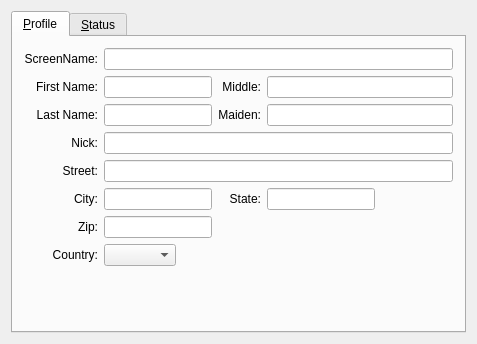
<ui version="4.0" >
 <class>AIMInfoBase</class>
 <widget class="QWidget" name="AIMInfoBase" >
  <property name="geometry" >
   <rect>
    <x>0</x>
    <y>0</y>
    <width>477</width>
    <height>344</height>
   </rect>
  </property>
  <property name="windowTitle" >
   <string>Form1</string>
  </property>
  <layout class="QVBoxLayout" >
   <property name="margin" >
    <number>11</number>
   </property>
   <property name="spacing" >
    <number>6</number>
   </property>
   <item>
    <widget class="QTabWidget" name="TabWidget3" >
     <widget class="QWidget" name="tab" >
      <attribute name="title" >
       <string>&amp;Profile</string>
      </attribute>
      <layout class="QGridLayout" >
       <property name="margin" >
        <number>11</number>
       </property>
       <property name="spacing" >
        <number>6</number>
       </property>
       <item row="1" column="0" >
        <widget class="QLabel" name="TextLabel1" >
         <property name="text" >
          <string>First Name:</string>
         </property>
         <property name="alignment" >
          <set>Qt::AlignRight|Qt::AlignTrailing|Qt::AlignVCenter</set>
         </property>
         <property name="wordWrap" >
          <bool>false</bool>
         </property>
        </widget>
       </item>
       <item row="2" column="0" >
        <widget class="QLabel" name="TextLabel2" >
         <property name="text" >
          <string>Last Name:</string>
         </property>
         <property name="alignment" >
          <set>Qt::AlignRight|Qt::AlignTrailing|Qt::AlignVCenter</set>
         </property>
         <property name="wordWrap" >
          <bool>false</bool>
         </property>
        </widget>
       </item>
       <item row="1" column="1" >
        <widget class="QLineEdit" name="edtFirst" />
       </item>
       <item row="2" column="1" >
        <widget class="QLineEdit" name="edtLast" />
       </item>
       <item row="1" column="2" >
        <widget class="QLabel" name="TextLabel3" >
         <property name="text" >
          <string>Middle:</string>
         </property>
         <property name="alignment" >
          <set>Qt::AlignRight|Qt::AlignTrailing|Qt::AlignVCenter</set>
         </property>
         <property name="wordWrap" >
          <bool>false</bool>
         </property>
        </widget>
       </item>
       <item row="1" column="3" colspan="2" >
        <widget class="QLineEdit" name="edtMiddle" />
       </item>
       <item row="2" column="2" >
        <widget class="QLabel" name="TextLabel4" >
         <property name="text" >
          <string>Maiden:</string>
         </property>
         <property name="alignment" >
          <set>Qt::AlignRight|Qt::AlignTrailing|Qt::AlignVCenter</set>
         </property>
         <property name="wordWrap" >
          <bool>false</bool>
         </property>
        </widget>
       </item>
       <item row="2" column="3" colspan="2" >
        <widget class="QLineEdit" name="edtMaiden" />
       </item>
       <item row="3" column="0" >
        <widget class="QLabel" name="TextLabel5" >
         <property name="text" >
          <string>Nick:</string>
         </property>
         <property name="alignment" >
          <set>Qt::AlignRight|Qt::AlignTrailing|Qt::AlignVCenter</set>
         </property>
         <property name="wordWrap" >
          <bool>false</bool>
         </property>
        </widget>
       </item>
       <item row="3" column="1" colspan="4" >
        <widget class="QLineEdit" name="edtNick" />
       </item>
       <item row="4" column="0" >
        <widget class="QLabel" name="TextLabel6" >
         <property name="text" >
          <string>Street:</string>
         </property>
         <property name="alignment" >
          <set>Qt::AlignRight|Qt::AlignTrailing|Qt::AlignVCenter</set>
         </property>
         <property name="wordWrap" >
          <bool>false</bool>
         </property>
        </widget>
       </item>
       <item row="4" column="1" colspan="4" >
        <widget class="QLineEdit" name="edtStreet" />
       </item>
       <item row="5" column="0" >
        <widget class="QLabel" name="TextLabel7" >
         <property name="text" >
          <string>City:</string>
         </property>
         <property name="alignment" >
          <set>Qt::AlignRight|Qt::AlignTrailing|Qt::AlignVCenter</set>
         </property>
         <property name="wordWrap" >
          <bool>false</bool>
         </property>
        </widget>
       </item>
       <item row="5" column="1" >
        <widget class="QLineEdit" name="edtCity" />
       </item>
       <item row="5" column="2" >
        <widget class="QLabel" name="TextLabel8" >
         <property name="text" >
          <string>State:</string>
         </property>
         <property name="alignment" >
          <set>Qt::AlignRight|Qt::AlignTrailing|Qt::AlignVCenter</set>
         </property>
         <property name="wordWrap" >
          <bool>false</bool>
         </property>
        </widget>
       </item>
       <item row="5" column="3" >
        <widget class="QLineEdit" name="edtState" />
       </item>
       <item row="5" column="4" >
        <spacer>
         <property name="orientation" >
          <enum>Qt::Horizontal</enum>
         </property>
         <property name="sizeType" >
          <enum>QSizePolicy::Expanding</enum>
         </property>
         <property name="sizeHint" >
          <size>
           <width>20</width>
           <height>20</height>
          </size>
         </property>
        </spacer>
       </item>
       <item row="6" column="0" >
        <widget class="QLabel" name="TextLabel9" >
         <property name="text" >
          <string>Zip:</string>
         </property>
         <property name="alignment" >
          <set>Qt::AlignRight|Qt::AlignTrailing|Qt::AlignVCenter</set>
         </property>
         <property name="wordWrap" >
          <bool>false</bool>
         </property>
        </widget>
       </item>
       <item row="6" column="1" >
        <widget class="QLineEdit" name="edtZip" />
       </item>
       <item row="7" column="0" >
        <widget class="QLabel" name="TextLabel10" >
         <property name="text" >
          <string>Country:</string>
         </property>
         <property name="alignment" >
          <set>Qt::AlignRight|Qt::AlignTrailing|Qt::AlignVCenter</set>
         </property>
         <property name="wordWrap" >
          <bool>false</bool>
         </property>
        </widget>
       </item>
       <item row="7" column="1" colspan="4" >
        <layout class="QHBoxLayout" >
         <property name="margin" >
          <number>0</number>
         </property>
         <property name="spacing" >
          <number>6</number>
         </property>
         <item>
          <widget class="QComboBox" name="cmbCountry" />
         </item>
         <item>
          <spacer>
           <property name="orientation" >
            <enum>Qt::Horizontal</enum>
           </property>
           <property name="sizeType" >
            <enum>QSizePolicy::Expanding</enum>
           </property>
           <property name="sizeHint" >
            <size>
             <width>20</width>
             <height>20</height>
            </size>
           </property>
          </spacer>
         </item>
        </layout>
       </item>
       <item row="0" column="0" >
        <widget class="QLabel" name="TextLabel1_2" >
         <property name="text" >
          <string>ScreenName:</string>
         </property>
         <property name="alignment" >
          <set>Qt::AlignRight|Qt::AlignTrailing|Qt::AlignVCenter</set>
         </property>
         <property name="wordWrap" >
          <bool>false</bool>
         </property>
        </widget>
       </item>
       <item row="0" column="1" colspan="4" >
        <widget class="QLineEdit" name="edtScreen" />
       </item>
       <item row="10" column="0" >
        <spacer>
         <property name="orientation" >
          <enum>Qt::Vertical</enum>
         </property>
         <property name="sizeType" >
          <enum>QSizePolicy::Expanding</enum>
         </property>
         <property name="sizeHint" >
          <size>
           <width>20</width>
           <height>20</height>
          </size>
         </property>
        </spacer>
       </item>
      </layout>
     </widget>
     <widget class="QWidget" name="tab" >
      <attribute name="title" >
       <string>&amp;Status</string>
      </attribute>
      <layout class="QGridLayout" >
       <property name="margin" >
        <number>11</number>
       </property>
       <property name="spacing" >
        <number>6</number>
       </property>
       <item row="5" column="1" >
        <widget class="QLineEdit" name="edtClient" />
       </item>
       <item row="4" column="1" >
        <widget class="QLineEdit" name="edtIntIP" />
       </item>
       <item row="1" column="0" >
        <widget class="QLabel" name="lblOnline" >
         <property name="text" >
          <string>Online:</string>
         </property>
         <property name="alignment" >
          <set>Qt::AlignRight|Qt::AlignTrailing|Qt::AlignVCenter</set>
         </property>
         <property name="wordWrap" >
          <bool>false</bool>
         </property>
        </widget>
       </item>
       <item row="1" column="1" >
        <widget class="QLineEdit" name="edtOnline" />
       </item>
       <item row="3" column="1" >
        <widget class="QLineEdit" name="edtExtIP" />
       </item>
       <item row="3" column="0" >
        <widget class="QLabel" name="lblExtIP" >
         <property name="text" >
          <string>External IP:</string>
         </property>
         <property name="alignment" >
          <set>Qt::AlignRight|Qt::AlignTrailing|Qt::AlignVCenter</set>
         </property>
         <property name="wordWrap" >
          <bool>false</bool>
         </property>
        </widget>
       </item>
       <item row="2" column="1" >
        <widget class="QLineEdit" name="edtNA" >
         <property name="font" >
          <font/>
         </property>
        </widget>
       </item>
       <item row="5" column="0" >
        <widget class="QLabel" name="lblClient" >
         <property name="text" >
          <string>Client:</string>
         </property>
         <property name="alignment" >
          <set>Qt::AlignRight|Qt::AlignTrailing|Qt::AlignVCenter</set>
         </property>
         <property name="wordWrap" >
          <bool>false</bool>
         </property>
        </widget>
       </item>
       <item row="0" column="0" >
        <widget class="QLabel" name="TextLabel1_3" >
         <property name="text" >
          <string>Status:</string>
         </property>
         <property name="alignment" >
          <set>Qt::AlignRight|Qt::AlignTrailing|Qt::AlignVCenter</set>
         </property>
         <property name="wordWrap" >
          <bool>false</bool>
         </property>
        </widget>
       </item>
       <item row="0" column="1" >
        <widget class="QComboBox" name="cmbStatus" />
       </item>
       <item row="2" column="0" >
        <widget class="QLabel" name="lblNA" >
         <property name="text" >
          <string/>
         </property>
         <property name="alignment" >
          <set>Qt::AlignRight|Qt::AlignTrailing|Qt::AlignVCenter</set>
         </property>
         <property name="wordWrap" >
          <bool>false</bool>
         </property>
        </widget>
       </item>
       <item row="4" column="0" >
        <widget class="QLabel" name="lblIntIP" >
         <property name="text" >
          <string>Internal IP:</string>
         </property>
         <property name="alignment" >
          <set>Qt::AlignRight|Qt::AlignTrailing|Qt::AlignVCenter</set>
         </property>
         <property name="wordWrap" >
          <bool>false</bool>
         </property>
        </widget>
       </item>
       <item row="6" column="0" colspan="2" >
        <widget class="Q3MultiLineEdit" native="1" name="edtAutoReply" />
       </item>
       <item row="7" column="1" >
        <spacer>
         <property name="orientation" >
          <enum>Qt::Vertical</enum>
         </property>
         <property name="sizeType" >
          <enum>QSizePolicy::Expanding</enum>
         </property>
         <property name="sizeHint" >
          <size>
           <width>20</width>
           <height>20</height>
          </size>
         </property>
        </spacer>
       </item>
      </layout>
     </widget>
    </widget>
   </item>
  </layout>
 </widget>
 <customwidgets>
  <customwidget>
   <class>Q3MultiLineEdit</class>
   <extends>QWidget</extends>
   <header>q3multilineedit.h</header>
   <container>1</container>
  </customwidget>
 </customwidgets>
 <tabstops>
  <tabstop>TabWidget3</tabstop>
  <tabstop>edtScreen</tabstop>
  <tabstop>edtFirst</tabstop>
  <tabstop>edtLast</tabstop>
  <tabstop>edtMiddle</tabstop>
  <tabstop>edtMaiden</tabstop>
  <tabstop>edtNick</tabstop>
  <tabstop>edtStreet</tabstop>
  <tabstop>edtCity</tabstop>
  <tabstop>edtState</tabstop>
  <tabstop>edtZip</tabstop>
  <tabstop>cmbCountry</tabstop>
  <tabstop>edtClient</tabstop>
  <tabstop>edtIntIP</tabstop>
  <tabstop>edtOnline</tabstop>
  <tabstop>edtExtIP</tabstop>
  <tabstop>edtNA</tabstop>
  <tabstop>cmbStatus</tabstop>
  <tabstop>edtAutoReply</tabstop>
 </tabstops>
 <resources/>
 <connections/>
</ui>
